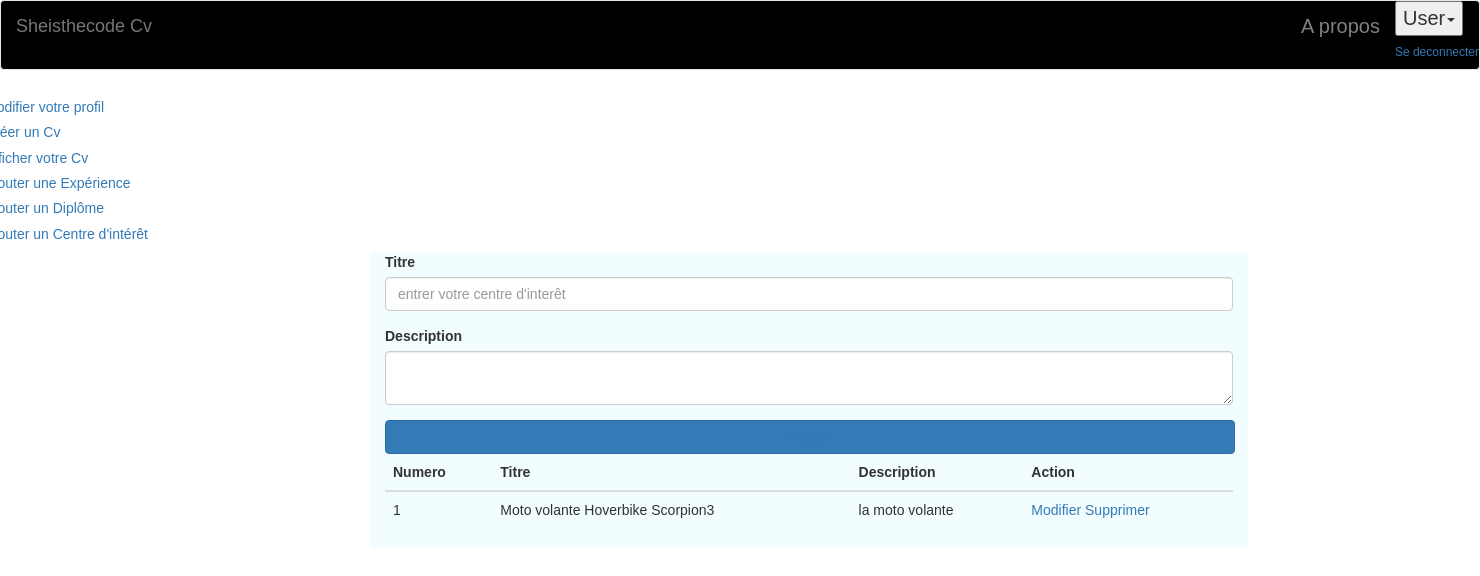
/interet.php, run on the app's committed database.
### tables this page shows
CREATE TABLE `interet` (
  `id` int(10) NOT NULL,
  `titre` text NOT NULL,
  `description` varchar(50) NOT NULL,
  `id_codeuse` int(10) NOT NULL
);

### interet.php (the view, shortened to what this page needs)
<?php
  include('connection.php');
  ?>
<!DOCTYPE html>
<html>
<head lang="fr">
	<link rel="stylesheet" href="css/bootstrap.css" >
	<link rel="stylesheet" href="css/styles.css" >
</head>
<body style="background-color: white;">
		<div class="container-fluid">
			<div class="row">
				<nav class="navbar navbar-default" style="font-size: 20px; background-color: black;">
					<div class="container-fluid">
						<a class="navbar-brand" href="accueil.php">Sheisthecode Cv</a>
						<ul class="nav navbar-nav navbar-right">
							<li>
                          <a href="index.php" style="color: grey">A propos</a>
							</li>
								<li class="dropdown">
				<button class="dropbtn">User<span class="caret"></span></button>
				<div class="dropdown-content">
					<a href="login.php"><h6>Se deconnecter</h6></a>
				</div>
							</li>
						</ul>
					</div>
				</nav>
  <div class="row">
     <div class="sidenav" style="width: 15%">
     	<a href="codeuse.php"><h5>Modifier votre profil</h5></a>
     	<a href="creercv.php"><h5>Créer un Cv</h5></a>
     	<a href="dashboard.php"><h5>Afficher votre Cv</h5></a>
     	<a href="experience.php"><h5>Ajouter une Expérience</h5></a>
     	<a href="diplome.php"><h5>Ajouter un Diplôme </h5></a>
     	<a href="interet.php"><h5>Ajouter un Centre d'intérêt</h5> </a>
     </div>
 </div>
  <div style="margin-left: 25%">
     	<div class="container">
			<div class="row">
				<div class="col-md-9" style="background-color: #F1FDFE;">
					<form action="" method="POST" role="form" enctype="multipart/form-data">
						<div class="form-group">
							<label for="">Titre</label>
							<input name="titre" type="text" value="<?php if (isset ($_GET['id'])) echo $dataU['titre']; ?>"  class="form-control" id="" placeholder="entrer votre centre d'interêt">
						</div>
						<div class="form-group">
							<label for="">Description</label>
							<textarea name="description" type="text" value="<?php if (isset ($_GET['id'])) echo $dataU['description']; ?>"  class="form-control" id="" ></textarea>
						</div>
						<div style="text-align: center;">
						<button name="btnValider" type="submit" class="btn btn-primary" style="width: 850px"><a href="">Valider</a></button>
						</div>
					</form>
				</div>
			</div>
     <div class="row">
				<div class="col-md-9" style="background-color: #F1FDFE;">
				<table class="table">
					<thead>
						<tr>
							<th>Numero</th>
							<th>Titre</th>
							<th>Description</th>
							<th>Action</th>
						</tr>
					</thead>
					<tbody>
						<?php
							$n=1;
							$list=" SELECT * FROM interet ";
							$res= mysqli_query($link,$list);
	while ($data = mysqli_fetch_array($res))
		{
						 ?>
						<tr>
							<td><?php echo $n; ?> </td>
							<td><?php echo $data['titre']; ?></td>
							<td><?php echo $data['description']; ?></td>
							<td>
								<a href="?id=<?php echo $data['id']; ?>">Modifier</a>
								<a href="?sup=<?php echo $data['id']; ?>">Supprimer</a>
							</td>
						</tr>
						<?php $n++;
						 } ?>
					</tbody>
				</table>
				</div>
			</div>
		</div>
	</div>
   </body>
</html>

### css/styles.css (style rules this page uses)
body { margin: 0; font-family: Open-sans, sans-serif; }
body { font-family: "Open-Sans", "Helvetica", "sans-serif"; padding-bottom: 200px; }

### data on the page
interet: titre "Moto volante Hoverbike Scorpion3", description "la moto volante"
